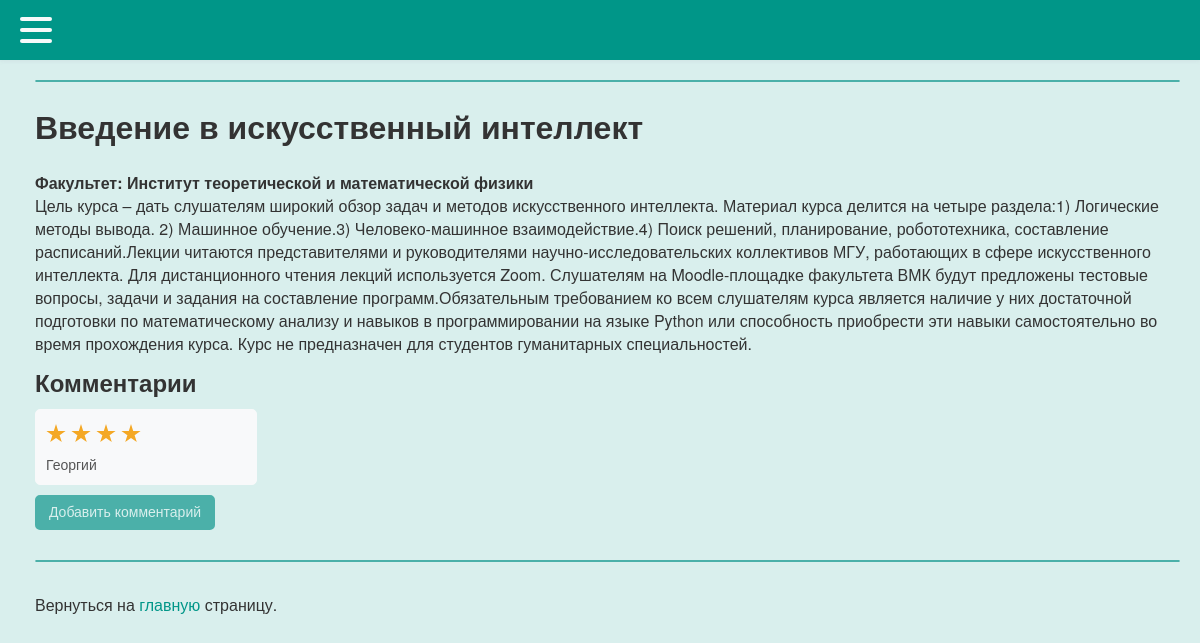
The page /mfk/221 on the database as committed earlier.
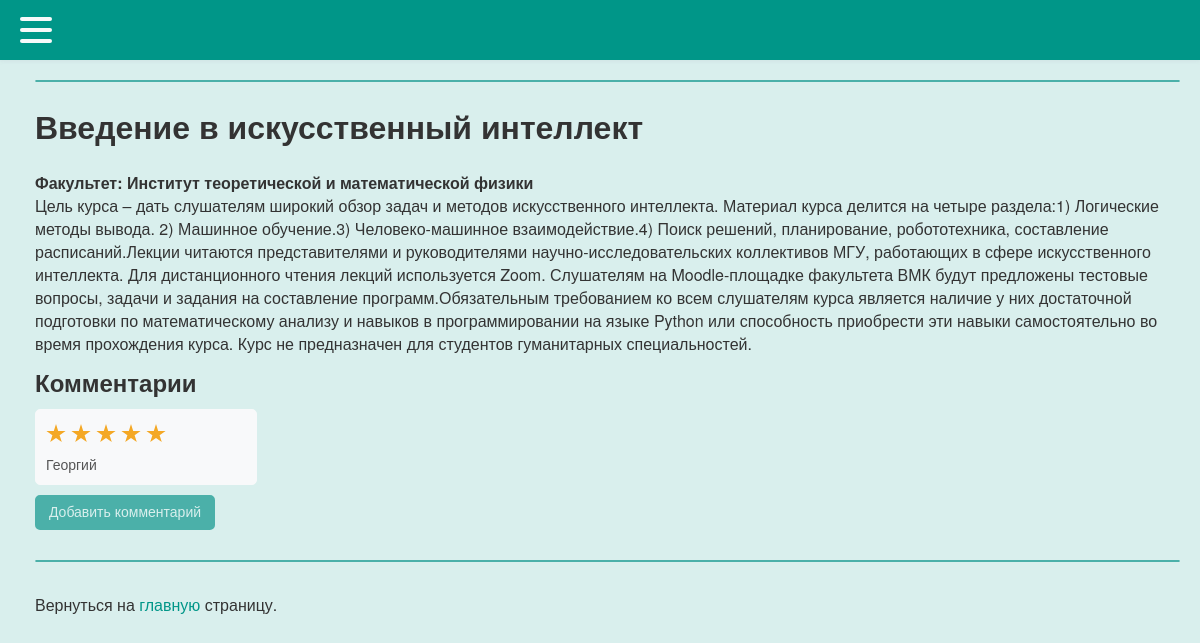
The same page on the database as committed later.
### tables this page shows
CREATE TABLE comments (
id integer PRIMARY KEY AUTOINCREMENT,
username text,
mfkname text,
score text,
mfktitle text
);

### testApp.py (the view)
@app.route("/mfk/<alias>", methods=['GET', 'POST'])
def showMfk(alias):
    mfk = dbase.getMfk(alias)
    if not mfk:
        abort(404)
    return render_template('mfk.html', menu=menu, mfk=mfk, alias=alias, my_comments=dbase.getComment(alias))

### FDataBase.py (called while the page is built)
    def getMfk(self, alias):
        try:
            self.__cur.execute(f"SELECT name, faculty, desc, online FROM mfk WHERE id LIKE '{alias}' LIMIT 1")
            res = self.__cur.fetchone()
            if res:
                return res
        except sqlite3.Error as e:
            print("Ошибка получения статьи из БД " + str(e))
        return (False, False)

    def getComment(self, alias):
        try:
            self.__cur.execute(f"SELECT username, mfkname, score FROM comments WHERE mfkname LIKE {alias}")
            res = self.__cur.fetchall()
            if res:
                return res
        except sqlite3.Error as e:
            print("Ошибка получения статьи из БД " + str(e))
        return ()

### testApp.py (called while the page is built)
def connect_db():
    conn = sqlite3.connect(app.config['DATABASE'])
    conn.row_factory = sqlite3.Row
    return conn

def get_db():
    if not hasattr(g, 'link_db'):
        g.link_db = connect_db()
    return g.link_db

@app.before_request
def before_request():
    global dbase
    db = get_db()
    dbase = FDataBase(db)

### templates/mfk.html (shortened to what this page needs)
{% extends 'index.html' %}
{% block content %}
        <h1>{{ mfk.name }}</h1>
        <b>Факультет: {{ mfk.faculty }}</b>
        <br>{{ mfk.desc }}
    <h2 style="margin-top: 10px; margin-bottom: 10px; ">Комментарии</h2>
    <ul class="list-comments">
        {% for m in my_comments %}
            <li>
                <p class="title">
                    <div class="comment_stars_background comment_container container">
                      <div class="comment_stars_background container__items">
                        {% for i in range(m.score|int) %}
                          <label class="comment_stars_background my_label" for="">
                            <div class="star-stroke">
                            </div>
                          </label>
                        {% endfor %}
                      </div>
                    </div>
                <p class="annonce">{{m.username}}<br>{{ m.text }}</p>
            </li>
        {% endfor %}
    </ul>
    <a class="my_a" href="{{ url_for('addComment', alias=alias)}}">
          <div class="button_container">
            <div class="center">
              <button class="btn">
                <span style="font-size: 14px;" class="btn_span">Добавить комментарий</span>
              </button>
            </div>
          </div>
    </a>
{% endblock %}

Rows that differ between the two databases and show on the page:
changed comments "Георгий": score "4" → "5" (drawn)
